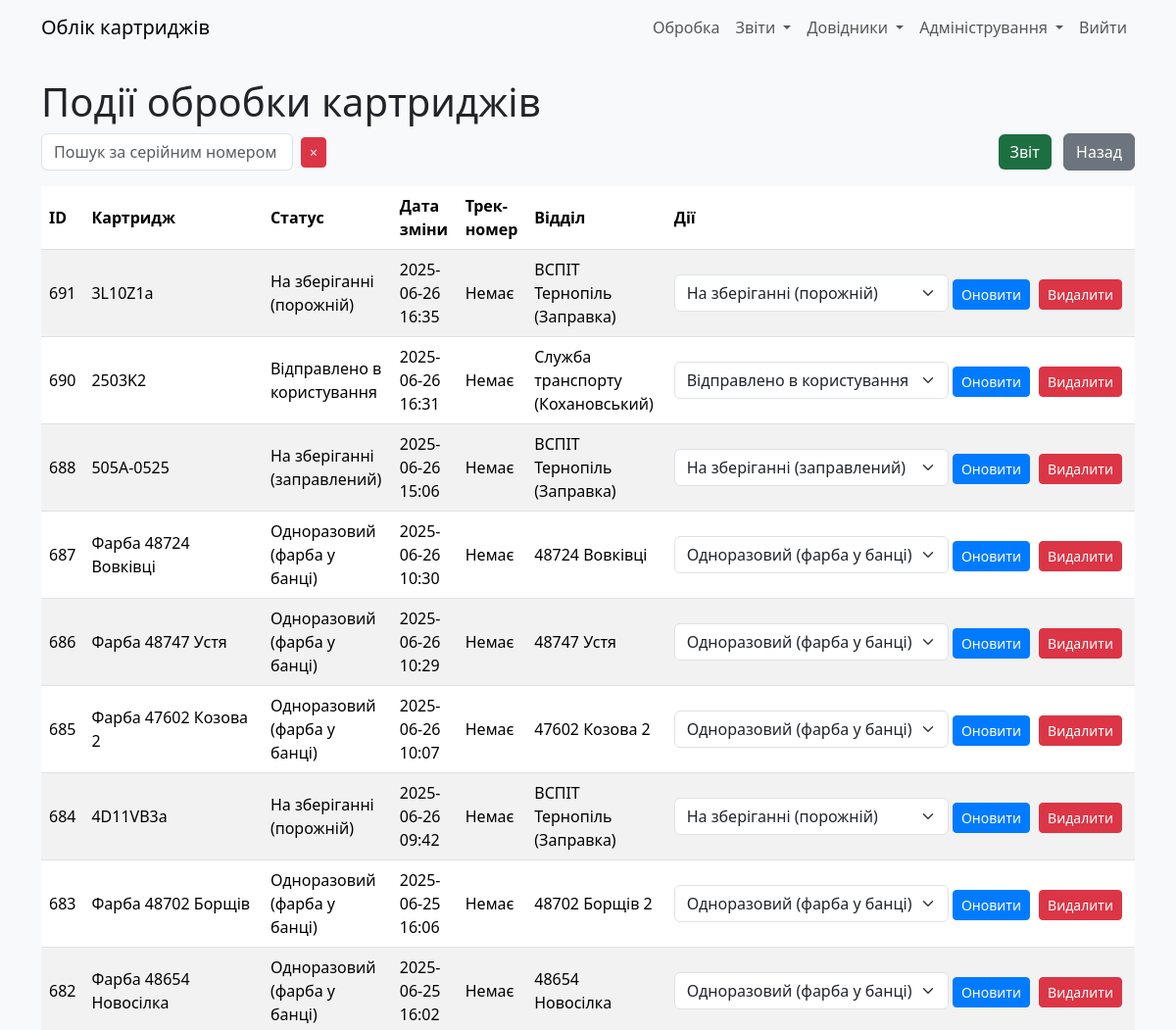
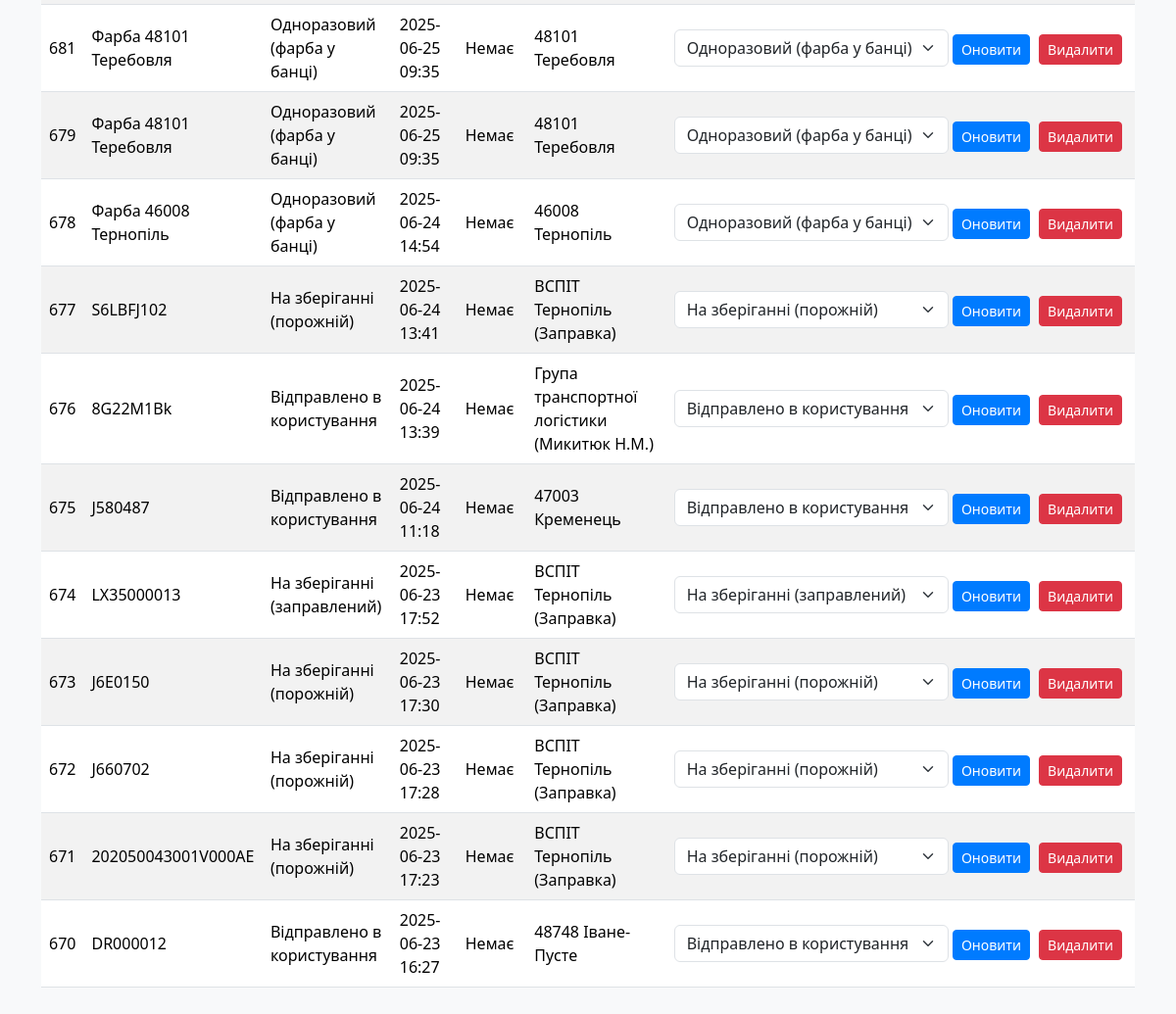
The app's page /cartridge_status (signed in) with its own data (2 pictures, top to bottom).
### models.py (models this page shows)
class CartridgeStatus(db.Model):
    __tablename__ = "cartrg_status"
    id: Mapped[int] = mapped_column(primary_key=True)
    cartridge_id = mapped_column(ForeignKey(Cartridges.id))
    device_id: Mapped[int] = mapped_column(ForeignKey(CustomerEquipment.id), nullable=True)
    status: Mapped[int] = mapped_column(Integer, server_default=literal(0))
    date_ofchange: Mapped[DateTime] = mapped_column(DateTime, server_default=func.now())
    parcel_track: Mapped[str] = mapped_column(String(13), nullable=True)
    exec_dept: Mapped[int] = mapped_column(ForeignKey(RefillDept.id))
    user_updated: Mapped[int] = mapped_column(ForeignKey(User.id))
    time_updated: Mapped[DateTime] = mapped_column(DateTime, server_default=func.now())
    __table_args__ = (
        Index('idx_cartridge_date', 'cartridge_id', 'date_ofchange'),  # Композитний індекс
        Index('idx_status', 'status'),                                 # Окремий індекс для status
        Index('idx_exec_dept', 'exec_dept'),                           # Окремий індекс для exec_dept
    )

class Cartridges(db.Model):
    __tablename__ = "cartridges"
    id: Mapped[int] = mapped_column(primary_key=True)
    serial_num: Mapped[str] = mapped_column(String(255), server_default="N/A")
    use_counter: Mapped[int] = mapped_column(Integer, nullable=False, default=-1)
    in_printer: Mapped[int] = mapped_column(ForeignKey(CustomerEquipment.id), nullable=True)
    cartridge_model: Mapped[str] = mapped_column(String(255), nullable=True)  # Застаріле. Не використовувати!
    cartrg_model_id: Mapped[int] = mapped_column(ForeignKey(CartridgeModel.id), default=1)
    user_updated: Mapped[int] = mapped_column(ForeignKey(User.id))
    time_updated: Mapped[DateTime] = mapped_column(DateTime, server_default=func.now())
    curr_status: Mapped[int] = mapped_column(Integer, nullable=False, default=0)
    curr_dept: Mapped[int] = mapped_column(Integer, nullable=False, default=0)
    curr_parcel_track: Mapped[str] = mapped_column(String(13), nullable=True)

class RefillDept(db.Model):
    __tablename__ = "refill_dept"
    id: Mapped[int] = mapped_column(primary_key=True)
    deptname: Mapped[str] = mapped_column(String(30))
    dept_description: Mapped[str] = mapped_column(String(255))
    addr1: Mapped[str] = mapped_column(String(255))
    addr2: Mapped[str] = mapped_column(String(255))
    addr3: Mapped[str] = mapped_column(String(255))
    addr4: Mapped[str] = mapped_column(String(255))
    addr5: Mapped[str] = mapped_column(String(255))
    dept_description: Mapped[str] = mapped_column(String(255))  # Нове поле
    is_exec: Mapped[int] = mapped_column(Integer, server_default=literal(0))
    user_updated: Mapped[int] = mapped_column(ForeignKey(User.id))
    time_updated: Mapped[DateTime] = mapped_column(DateTime, server_default=func.now())

### app.py (the view)
    def wrapper(*args, **kwargs):
        if current_user.role != 'admin':
            abort(403)
        return f(*args, **kwargs)

### app.py (called while the page is built)
@login_manager.user_loader
def load_user(user_id):
    return User.query.get(int(user_id))

def admin_required(f):
    def wrapper(*args, **kwargs):
        if current_user.role != 'admin':
            abort(403)
        return f(*args, **kwargs)
    wrapper.__name__ = f.__name__
    return wrapper

### templates/cartridge_status.html (shortened to what this page needs)
{% extends "base.html" %}
{% block content %}
    <h1>Події обробки картриджів</h1>
    <div class="mb-3 d-flex justify-content-between align-items-center">
        <div class="d-flex align-items-center">
            <input type="text" id="search" class="form-control" placeholder="Пошук за серійним номером" value="{{ search|escape }}" style="max-width: 400px;">
            <button id="clear-search" class="btn btn-danger btn-sm ms-2" title="Очистити пошук">
                <span>×</span>
            </button>
        </div>
        <div>
            <a href="{{ url_for('export_cartridge_events') }}" class="btn btn-excel me-2">Звіт</a>
            <a href="{{ url_for('index') }}" class="btn btn-secondary">Назад</a>
        </div>
    </div>
    <table class="table table-striped" id="status-table">
        <thead>
            <tr>
                <th>ID</th>
                <th>Картридж</th>
                <th>Статус</th>
                <th>Дата зміни</th>
                <th>Трек-номер</th>
                <th>Відділ</th>
                <th>Дії</th>
            </tr>
        </thead>
        <tbody id="status-table-body">
            {% for status, serial_num, deptname in statuses %}
            <tr>
                <td>{{ status.id }}</td>
                <td>{{ serial_num }}</td>
                <td>{{ {0: 'Не вказано', 1: 'На зберіганні (порожній)', 2: 'Відправлено в користування', 3: 'Відправлено на заправку', 4: 'Непридатний (списаний)', 5: 'Одноразовий (фарба у банці)', 6: 'На зберіганні (заправлений)', 7: 'Втрачений'}[status.status] }}</td>
                <td>{{ status.date_ofchange.strftime('%Y-%m-%d %H:%M') }}</td>
                <td>{{ status.parcel_track or 'Немає' }}</td>
                <td>{{ deptname }}</td>
                <td class="actions-column">
                    <form action="{{ url_for('update_status', status_id=status.id) }}" method="POST" class="d-inline">
                        <select name="status" class="form-select d-inline w-auto">
                            <option value="1" {% if status.status == 1 %}selected{% endif %}>На зберіганні (порожній)</option>
                            <option value="2" {% if status.status == 2 %}selected{% endif %}>Відправлено в користування</option>
                            <option value="5" {% if status.status == 5 %}selected{% endif %}>Одноразовий (фарба у банці)</option>
                            <option value="6" {% if status.status == 6 %}selected{% endif %}>На зберіганні (заправлений)</option>
                        </select>
                        <button type="submit" class="btn btn-primary btn-sm">Оновити</button>
                    </form>
                    <form action="{{ url_for('delete_status', status_id=status.id) }}" method="POST" class="d-inline" onsubmit="return confirm('Ви впевнені, що хочете видалити цей статус?');">
                        <button type="submit" class="btn btn-danger btn-sm">Видалити</button>
                    </form>
                </td>
            </tr>
            {% endfor %}
        </tbody>
    </table>
{% endblock %}

### static/css/style.css (style rules this page uses)
body { background-color: #f8f9fa; }
.table th, .table td { vertical-align: middle; }
.form-control, .form-select { max-width: 300px; }
.btn-sm { margin-right: 5px; }
.btn-primary { background-color: #007bff; border-color: #007bff; }
.btn-secondary { background-color: #6c757d; border-color: #6c757d; }

### templates/cartridge_status.html (style rules this page uses)
.actions-column { white-space: nowrap; vertical-align: middle; }
#clear-search { padding: 0.25rem 0.5rem; }
.btn-excel { background-color: #1D6F42; color: white; border: none; }

### records on screen
CartridgeStatus: id "691", serial_num "3L10Z1a", status "На зберіганні (порожній)", date_ofchange "2025-06-26 16:35", parcel_track "Немає", deptname "ВСПІТ Тернопіль (Заправка)"
CartridgeStatus: id "690", serial_num "2503K2", status "Відправлено в користування", date_ofchange "2025-06-26 16:31", parcel_track "Немає", deptname "Служба транспорту (Кохановський)"
CartridgeStatus: id "688", serial_num "505A-0525", status "На зберіганні (заправлений)", date_ofchange "2025-06-26 15:06", parcel_track "Немає", deptname "ВСПІТ Тернопіль (Заправка)"
CartridgeStatus: id "687", serial_num "Фарба 48724 Вовківці", status "Одноразовий (фарба у банці)", date_ofchange "2025-06-26 10:30", parcel_track "Немає", deptname "48724 Вовківці"
CartridgeStatus: id "686", serial_num "Фарба 48747 Устя", status "Одноразовий (фарба у банці)", date_ofchange "2025-06-26 10:29", parcel_track "Немає", deptname "48747 Устя"
CartridgeStatus: id "685", serial_num "Фарба 47602 Козова 2", status "Одноразовий (фарба у банці)", date_ofchange "2025-06-26 10:07", parcel_track "Немає", deptname "47602 Козова 2"
CartridgeStatus: id "684", serial_num "4D11VB3a", status "На зберіганні (порожній)", date_ofchange "2025-06-26 09:42", parcel_track "Немає", deptname "ВСПІТ Тернопіль (Заправка)"
CartridgeStatus: id "683", serial_num "Фарба 48702 Борщів", status "Одноразовий (фарба у банці)", date_ofchange "2025-06-25 16:06", parcel_track "Немає", deptname "48702 Борщів 2"
CartridgeStatus: id "682", serial_num "Фарба 48654 Новосілка", status "Одноразовий (фарба у банці)", date_ofchange "2025-06-25 16:02", parcel_track "Немає", deptname "48654 Новосілка"
CartridgeStatus: id "681", serial_num "Фарба 48101 Теребовля", status "Одноразовий (фарба у банці)", date_ofchange "2025-06-25 09:35", parcel_track "Немає", deptname "48101 Теребовля"
CartridgeStatus: id "679", serial_num "Фарба 48101 Теребовля", status "Одноразовий (фарба у банці)", date_ofchange "2025-06-25 09:35", parcel_track "Немає", deptname "48101 Теребовля"
CartridgeStatus: id "678", serial_num "Фарба 46008 Тернопіль", status "Одноразовий (фарба у банці)", date_ofchange "2025-06-24 14:54", parcel_track "Немає", deptname "46008 Тернопіль"
CartridgeStatus: id "677", serial_num "S6LBFJ102", status "На зберіганні (порожній)", date_ofchange "2025-06-24 13:41", parcel_track "Немає", deptname "ВСПІТ Тернопіль (Заправка)"
CartridgeStatus: id "676", serial_num "8G22M1Bk", status "Відправлено в користування", date_ofchange "2025-06-24 13:39", parcel_track "Немає", deptname "Група транспортної логістики (Микитюк Н.М.)"
CartridgeStatus: id "675", serial_num "J580487", status "Відправлено в користування", date_ofchange "2025-06-24 11:18", parcel_track "Немає", deptname "47003 Кременець"
CartridgeStatus: id "674", serial_num "LX35000013", status "На зберіганні (заправлений)", date_ofchange "2025-06-23 17:52", parcel_track "Немає", deptname "ВСПІТ Тернопіль (Заправка)"
CartridgeStatus: id "673", serial_num "J6E0150", status "На зберіганні (порожній)", date_ofchange "2025-06-23 17:30", parcel_track "Немає", deptname "ВСПІТ Тернопіль (Заправка)"
CartridgeStatus: id "672", serial_num "J660702", status "На зберіганні (порожній)", date_ofchange "2025-06-23 17:28", parcel_track "Немає", deptname "ВСПІТ Тернопіль (Заправка)"
CartridgeStatus: id "671", serial_num "202050043001V000AE", status "На зберіганні (порожній)", date_ofchange "2025-06-23 17:23", parcel_track "Немає", deptname "ВСПІТ Тернопіль (Заправка)"
CartridgeStatus: id "670", serial_num "DR000012", status "Відправлено в користування", date_ofchange "2025-06-23 16:27", parcel_track "Немає", deptname "48748 Іване-Пусте"
